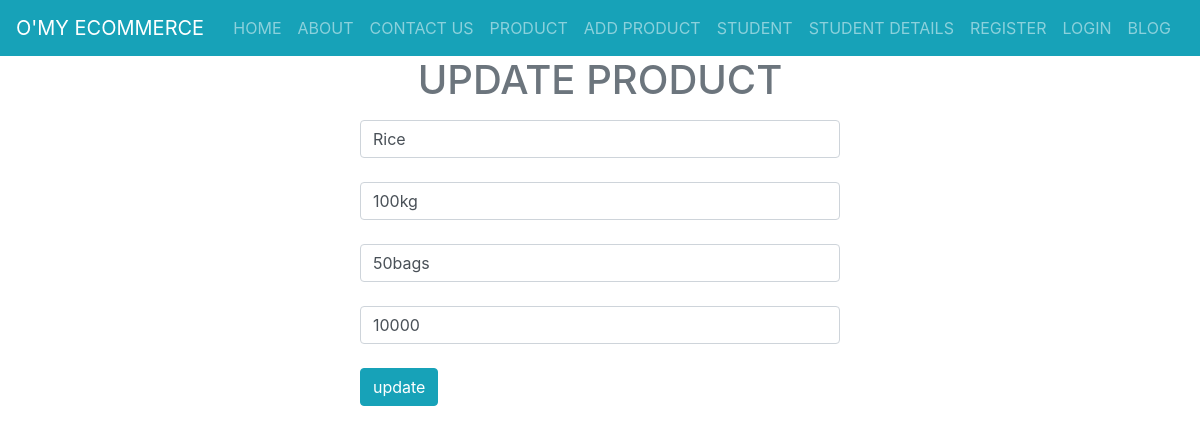
The app's page /update-product/14 with its own data.
### djangoHtmlFormsProject/models.py (models this page shows)
class Product(models.Model):
    name = models.CharField(max_length=30, blank=False, null=False)
    qtty = models.CharField(max_length=30, blank=False, null=False)
    size = models.CharField(max_length=25, blank=False, null=False)
    price = models.CharField(max_length=20, blank=False, null=False)

### djangoHtmlFormsProject/views.py (the view, shortened to what this page needs)
# urls.py: path('update-product/<id>', views.update_product, name='update-prod'),
def update_product(request, id):
    product = Product.objects.get(id=id)
    context = {'product': product}
    return render(request, 'update-product.html', context)

### templates/update-product.html (shortened to what this page needs)
{% extends 'master.html' %}
{% load static %}
{% block content %}
    <div>
        <h1 class="text-secondary text-center">UPDATE PRODUCT</h1>
        <form class="product-form" method="post" action="/update-product/{{ product.id }}">
            <input value="{{ product.name }}" required class="form-control" placeholder="Update name" name="p-name" type="text"><br>
            <input value="{{ product.qtty }}" required class="form-control" placeholder="Update quantity" name="p-qtty" type="text"><br>
            <input value="{{ product.size }}" required class="form-control" placeholder="Update size" name="p-size" type="text"><br>
            <input value="{{ product.price }}" required class="form-control" placeholder="Update price" name="p-price" type="text"><br>
            <input class="btn btn-info" value="update" type="submit">
        </form>
    </div>
{% endblock %}

### records on screen
Product: p-name "Rice", p-qtty "100kg", p-size "50bags", p-price "10000"
